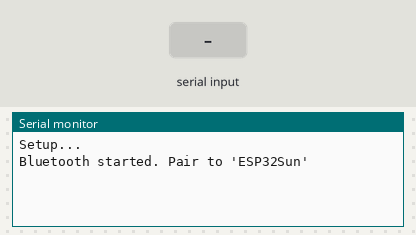
Recording of a sketch running on a simulated ESP32. On the bench: the last lines printed to the serial monitor. The inputs (shaded band) are chosen by the test bench. Nothing arrives over Bluetooth unless stated.

Above: at 6.2 s.
6.3 s: "1\n" received over the second serial link
At 7.0 s:
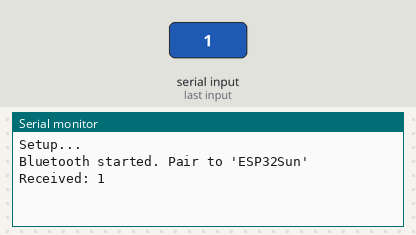
8.0 s: "0\n" received over the second serial link
At 9.2 s:
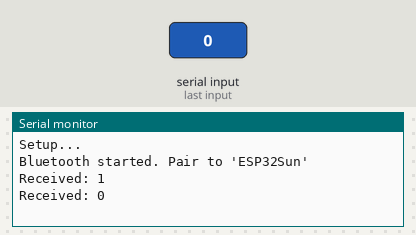
9.5 s: "2\n" received over the second serial link
At 10.5 s:
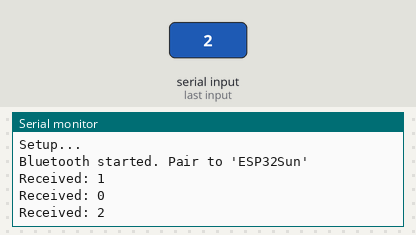

Measured:
- after the input at 6.3 s, the serial monitor: prints a new line after 0.20 s (image 1)
- after the input at 8.0 s, the serial monitor: prints a new line at once (image 2)
- after the input at 9.5 s, the serial monitor: prints a new line at once (image 3)

The sketch:

bluetooth.ino
```cpp
#include "BluetoothSerial.h"

BluetoothSerial SerialBT;

void setup() {
  Serial.begin(115200);  // USB Serial for debug
  delay(5000);
  Serial.println("Setup...");
  SerialBT.begin("ESP32Sun");  // Name shown during pairing
  Serial.println("Bluetooth started. Pair to 'ESP32Sun'");
}

int pingcount = 0;
void loop() {
  // If a command was received from the laptop
  if (SerialBT.available()) {
    String command = SerialBT.readStringUntil('\n');
    command.trim();
    Serial.println("Received: " + command);  // USB debug
    SerialBT.println("Echo: " + command);    // Respond back over Bluetooth
  }

  // Simulate periodic data output (e.g., sensor)
  SerialBT.println(pingcount);  // Mock sensor data
  pingcount = pingcount + 1;
  delay(500);  // Slow it down for visibility
}
```
